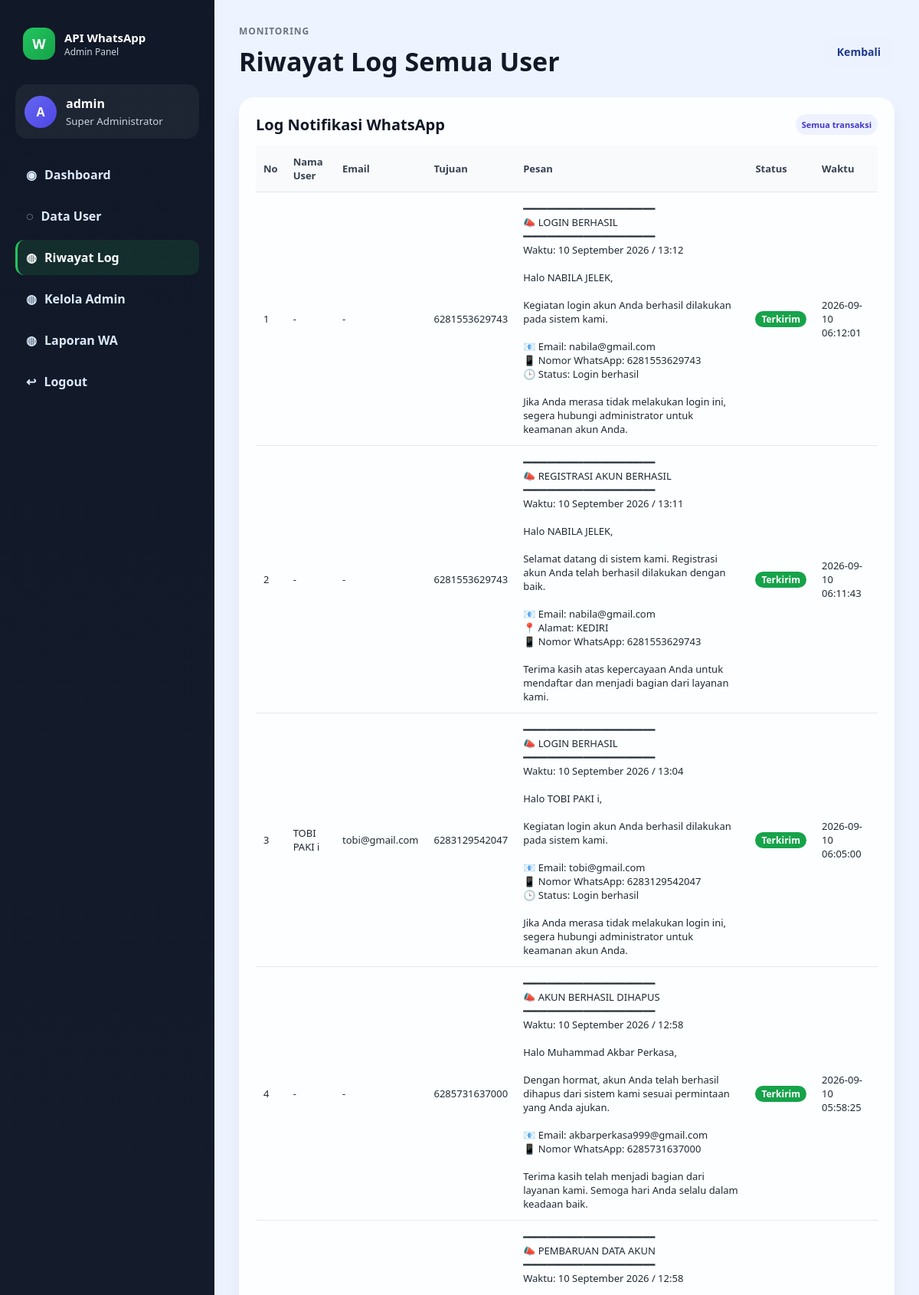
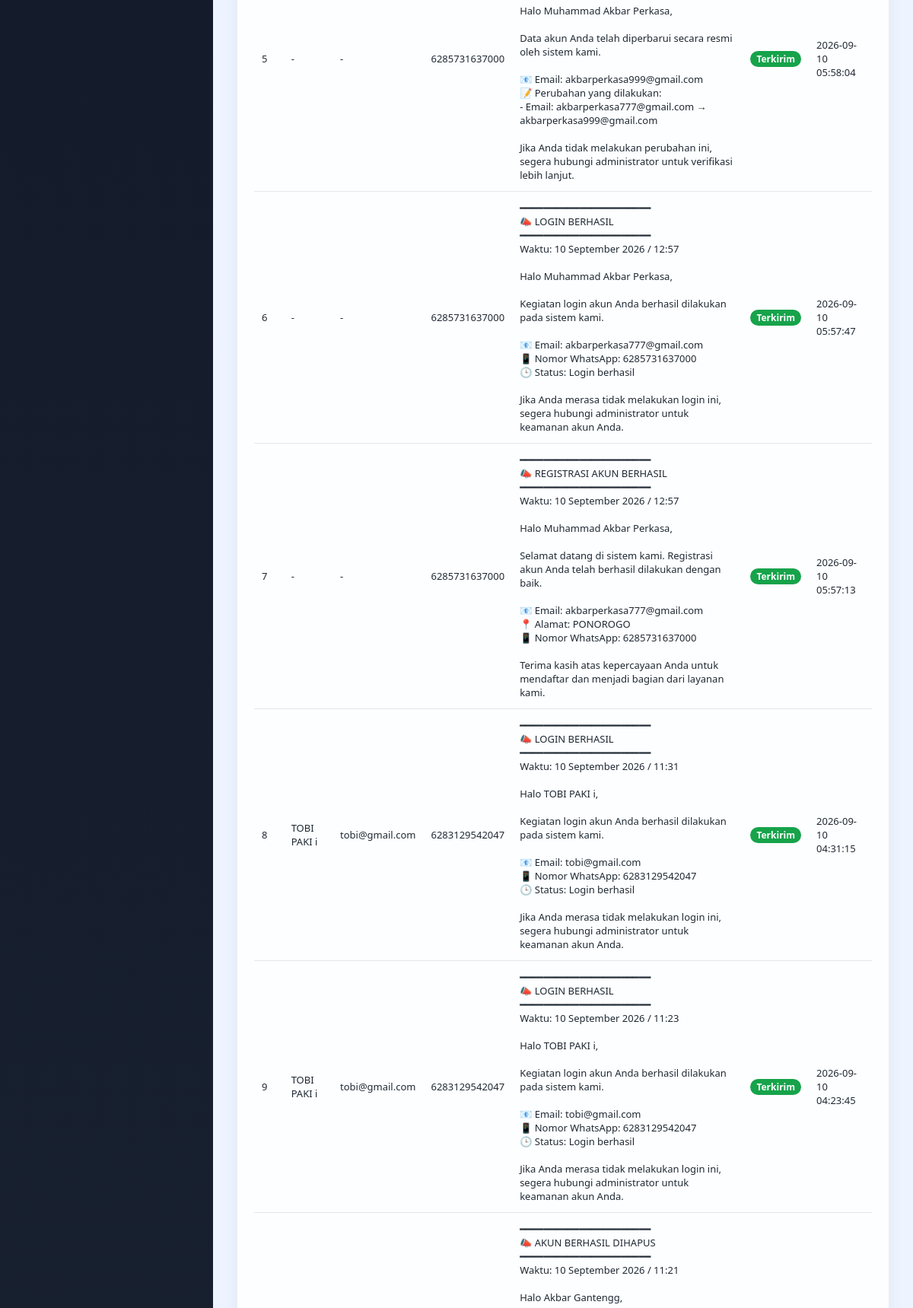
The app's page /admin-log.php (signed in, upper part) with its own data (2 pictures, top to bottom).
### tables this page shows
CREATE TABLE `log_whatsapp` (
  `id` int(11) NOT NULL,
  `user_id` int(11) DEFAULT NULL,
  `no_tujuan` varchar(20) NOT NULL,
  `pesan` text NOT NULL,
  `status` enum('success','failed','pending') NOT NULL DEFAULT 'pending',
  `response` text DEFAULT NULL,
  `created_at` timestamp NOT NULL DEFAULT current_timestamp()
);

CREATE TABLE `users` (
  `id` int(11) NOT NULL,
  `nama` varchar(100) NOT NULL,
  `email` varchar(150) NOT NULL,
  `no_hp` varchar(20) NOT NULL,
  `alamat` text NOT NULL,
  `password` varchar(255) NOT NULL,
  `created_at` timestamp NOT NULL DEFAULT current_timestamp()
);

### functions/auth.php (called while the page is built, shortened)
<?php
function currentAdmin(): ?array
{
    return [
        'id'       => $_SESSION['admin_id'],
        'username' => $_SESSION['admin_username'] ?? '',
    ];
}

### admin-log.php (the view, shortened to what this page needs)
<?php
require_once __DIR__ . '/functions/auth.php';
require_once __DIR__ . '/config/database.php';
$admin = currentAdmin();
$stmt = $pdo->query(
    'SELECT l.id, u.nama, u.email, l.no_tujuan, l.pesan, l.status, l.response, l.created_at
     FROM log_whatsapp l
     LEFT JOIN users u ON u.id = l.user_id
     ORDER BY l.created_at DESC'
);
$logs = $stmt->fetchAll();
?>
<!DOCTYPE html>
<html lang="id">
<head>
<link rel="stylesheet" href="assets/css/style.css">
</head>
<body class="admin-body">
<div class="admin-shell">
  <aside class="admin-sidebar">
    <div class="brand-wrap">
      <div class="brand-mark">W</div>
      <div>
        <div class="brand-title">API WhatsApp</div>
        <div class="brand-subtitle">Admin Panel</div>
      </div>
    </div>
    <div class="profile-mini admin-profile-mini">
      <div class="avatar admin-avatar">A</div>
      <div>
        <strong><?= htmlspecialchars($admin['username'] ?? 'Admin') ?></strong>
        <small>Super Administrator</small>
      </div>
    </div>
    <nav class="sidebar-nav">
      <a href="dashboard.php"><span>◉</span> Dashboard</a>
      <a href="kelola-user.php"><span>◌</span> Data User</a>
      <a href="admin-log.php" class="active"><span>◍</span> Riwayat Log</a>
      <a href="admin-accounts.php"><span>◍</span> Kelola Admin</a>
      <a href="admin.php"><span>◍</span> Laporan WA</a>
      <a href="logout.php"><span>↩</span> Logout</a>
    </nav>
  </aside>
  <main class="admin-main">
    <header class="topbar admin-topbar">
      <div>
        <p class="eyebrow">Monitoring</p>
        <h1>Riwayat Log Semua User</h1>
      </div>
      <div class="topbar-actions">
        <a href="dashboard.php" class="modern-btn secondary">Kembali</a>
      </div>
    </header>
    <section class="panel">
      <div class="panel-header">
        <h3>Log Notifikasi WhatsApp</h3>
        <span class="mini-tag">Semua transaksi</span>
      </div>
      <table class="data-table">
        <thead>
          <tr>
            <th>No</th>
            <th>Nama User</th>
            <th>Email</th>
            <th>Tujuan</th>
            <th>Pesan</th>
            <th>Status</th>
            <th>Waktu</th>
          </tr>
        </thead>
        <tbody>
          <?php if (empty($logs)): ?>
            <tr><td colspan="7">Belum ada riwayat log.</td></tr>
          <?php else: ?>
            <?php foreach ($logs as $i => $log): ?>
              <tr>
                <td><?= $i + 1 ?></td>
                <td><?= htmlspecialchars($log['nama'] ?? '-') ?></td>
                <td><?= htmlspecialchars($log['email'] ?? '-') ?></td>
                <td><?= htmlspecialchars($log['no_tujuan']) ?></td>
                <td><?= nl2br(htmlspecialchars($log['pesan'])) ?></td>
                <td>
                  <?php
                    $status = strtolower((string)($log['status'] ?? 'pending'));
                    $label = match ($status) {
                        'success' => 'Terkirim',
                        'failed' => 'Gagal',
                        'pending' => 'Pending',
                        default => 'Pending',
                    };
                    $class = match ($status) {
                        'success' => 'success',
                        'failed' => 'failed',
                        'pending' => 'pending',
                        default => 'pending',
                    };
                  ?>
                  <span class="badge <?= $class ?>"><?= $label ?></span>
                </td>
                <td><?= htmlspecialchars($log['created_at']) ?></td>
              </tr>
            <?php endforeach; ?>
          <?php endif; ?>
        </tbody>
      </table>
    </section>
  </main>
</div>
</body>
</html>

### assets/css/style.css (style rules this page uses)
* { box-sizing: border-box; }
body { font-family: 'Segoe UI', Arial, sans-serif; background: #eef4ff; margin: 0; color: #1f2933; }
h1 { margin: 0 0 4px; font-size: 22px; }
.badge { padding: 2px 8px; border-radius: 999px; font-size: 12px; font-weight: 600; }
.badge.success { background: #16a34a; color: #fff; }
body.admin-body { display: block; padding: 0; }
.sidebar, .admin-sidebar { width: 280px; background: linear-gradient(180deg, #111827 0%, #1f2937 100%); color: #fff; padding: 28px 20px; display: flex; flex-direction: column; gap: 24px; }
.brand-wrap { display: flex; align-items: center; gap: 12px; padding: 8px 10px; }
.brand-mark { width: 42px; height: 42px; border-radius: 14px; background: linear-gradient(135deg, #22c55e, #16a34a); display: grid; place-items: center; font-weight: 800; font-size: 18px; }
.brand-title { font-size: 15px; font-weight: 700; }
.brand-subtitle { font-size: 12px; color: #cbd5e1; }
.profile-mini { display: flex; align-items: center; gap: 12px; padding: 14px 12px; border-radius: 16px; background: rgba(255,255,255,0.05); }
.avatar { width: 42px; height: 42px; border-radius: 50%; background: linear-gradient(135deg, #f59e0b, #f97316); display: grid; place-items: center; font-weight: 700; color: #fff; }
.profile-mini strong, .profile-mini small { display: block; }
.profile-mini small { color: #cbd5e1; margin-top: 3px; }
.sidebar-nav { display: flex; flex-direction: column; gap: 8px; }
.sidebar-nav a { text-decoration: none; color: #dbeafe; background: transparent; padding: 12px 14px; border-radius: 12px; display: flex; align-items: center; gap: 10px; font-weight: 600; transition: all .2s ease; }
.sidebar-nav a:hover, .sidebar-nav a.active { background: rgba(34, 197, 94, 0.12); color: #fff; border-left: 3px solid #22c55e; padding-left: 11px; }
.user-main, .admin-main { flex: 1; padding: 32px; }
.topbar { display: flex; justify-content: space-between; align-items: center; gap: 16px; margin-bottom: 24px; }
.eyebrow { margin: 0 0 8px; font-size: 12px; font-weight: 700; text-transform: uppercase; letter-spacing: .08em; color: #6b7280; }
.topbar h1 { margin: 0; font-size: 34px; color: #111827; }
.modern-btn { display: inline-flex; align-items: center; justify-content: center; padding: 11px 18px; border-radius: 12px; text-decoration: none; border: none; font-size: 14px; font-weight: 700; cursor: pointer; transition: all .2s ease; }
.modern-btn.secondary { background: #edf2ff; color: #1f3a8a; }
.panel { background: rgba(255,255,255,0.9); border-radius: 20px; padding: 22px; box-shadow: 0 12px 22px rgba(15, 23, 42, 0.06); }
.panel-header { display: flex; align-items: center; justify-content: space-between; gap: 8px; margin-bottom: 14px; }
.panel-header h3 { margin: 0; font-size: 20px; color: #111827; }
.mini-tag { background: #eef2ff; color: #4338ca; font-size: 11px; padding: 6px 8px; border-radius: 999px; font-weight: 700; }
.data-table { width: 100%; border-collapse: collapse; font-size: 13px; }
.data-table th, .data-table td { text-align: left; padding: 12px 10px; border-bottom: 1px solid #e5e7eb; }
.data-table th { background: #f9fafb; color: #374151; }
.admin-shell { display: flex; min-height: 100vh; }
.admin-profile-mini { background: rgba(255,255,255,0.05); }
.admin-avatar { background: linear-gradient(135deg, #6366f1, #4f46e5); }

### records on screen
log_whatsapp: nama "-", email "-", no_tujuan "6281553629743", pesan "━━━━━━━━━━━━━━━━━━━━━━ 📣 LOGIN BERHASIL ━━━━━━━━━━━━━━━━━━━━━━ Waktu: 10 September 2026 / 13:12 Halo NABILA JELEK, Kegiatan login akun Anda berhasil dilakukan pada sistem kami. 📧 Email: nabila@gmail.com 📱 Nomor WhatsApp: 6281553629743 🕒 Status: Login berhasil Jika Anda merasa tidak melakukan login ini, segera hubungi administrator untuk keamanan akun Anda.", status "Terkirim", created_at "2026-09-10 06:12:01"
log_whatsapp: nama "-", email "-", no_tujuan "6281553629743", pesan "━━━━━━━━━━━━━━━━━━━━━━ 📣 REGISTRASI AKUN BERHASIL ━━━━━━━━━━━━━━━━━━━━━━ Waktu: 10 September 2026 / 13:11 Halo NABILA JELEK, Selamat datang di sistem kami. Registrasi akun Anda telah berhasil dilakukan dengan baik. 📧 Email: nabila@gmail.com 📍 Alamat: KEDIRI 📱 Nomor WhatsApp: 6281553629743 Terima kasih atas kepercayaan Anda untuk mendaftar dan menjadi bagian dari layanan kami.", status "Terkirim", created_at "2026-09-10 06:11:43"
log_whatsapp: user.nama "TOBI PAKI i", user.email "tobi@gmail.com", no_tujuan "6283129542047", pesan "━━━━━━━━━━━━━━━━━━━━━━ 📣 LOGIN BERHASIL ━━━━━━━━━━━━━━━━━━━━━━ Waktu: 10 September 2026 / 13:04 Halo TOBI PAKI i, Kegiatan login akun Anda berhasil dilakukan pada sistem kami. 📧 Email: tobi@gmail.com 📱 Nomor WhatsApp: 6283129542047 🕒 Status: Login berhasil Jika Anda merasa tidak melakukan login ini, segera hubungi administrator untuk keamanan akun Anda.", status "Terkirim", created_at "2026-09-10 06:05:00"
log_whatsapp: nama "-", email "-", no_tujuan "6285731637000", pesan "━━━━━━━━━━━━━━━━━━━━━━ 📣 AKUN BERHASIL DIHAPUS ━━━━━━━━━━━━━━━━━━━━━━ Waktu: 10 September 2026 / 12:58 Halo Muhammad Akbar Perkasa, Dengan hormat, akun Anda telah berhasil dihapus dari sistem kami sesuai permintaan yang Anda ajukan. 📧 Email: akbarperkasa999@gmail.com 📱 Nomor WhatsApp: 6285731637000 Terima kasih telah menjadi bagian dari layanan kami. Semoga hari Anda selalu dalam keadaan baik.", status "Terkirim", created_at "2026-09-10 05:58:25"
log_whatsapp: nama "-", email "-", no_tujuan "6285731637000", pesan "━━━━━━━━━━━━━━━━━━━━━━ 📣 PEMBARUAN DATA AKUN ━━━━━━━━━━━━━━━━━━━━━━ Waktu: 10 September 2026 / 12:58 Halo Muhammad Akbar Perkasa, Data akun Anda telah diperbarui secara resmi oleh sistem kami. 📧 Email: akbarperkasa999@gmail.com 📝 Perubahan yang dilakukan: - Email: akbarperkasa777@gmail.com → akbarperkasa999@gmail.com Jika Anda tidak melakukan perubahan ini, segera hubungi administrator untuk verifikasi lebih lanjut.", status "Terkirim", created_at "2026-09-10 05:58:04"
log_whatsapp: nama "-", email "-", no_tujuan "6285731637000", pesan "━━━━━━━━━━━━━━━━━━━━━━ 📣 LOGIN BERHASIL ━━━━━━━━━━━━━━━━━━━━━━ Waktu: 10 September 2026 / 12:57 Halo Muhammad Akbar Perkasa, Kegiatan login akun Anda berhasil dilakukan pada sistem kami. 📧 Email: akbarperkasa777@gmail.com 📱 Nomor WhatsApp: 6285731637000 🕒 Status: Login berhasil Jika Anda merasa tidak melakukan login ini, segera hubungi administrator untuk keamanan akun Anda.", status "Terkirim", created_at "2026-09-10 05:57:47"
log_whatsapp: nama "-", email "-", no_tujuan "6285731637000", pesan "━━━━━━━━━━━━━━━━━━━━━━ 📣 REGISTRASI AKUN BERHASIL ━━━━━━━━━━━━━━━━━━━━━━ Waktu: 10 September 2026 / 12:57 Halo Muhammad Akbar Perkasa, Selamat datang di sistem kami. Registrasi akun Anda telah berhasil dilakukan dengan baik. 📧 Email: akbarperkasa777@gmail.com 📍 Alamat: PONOROGO 📱 Nomor WhatsApp: 6285731637000 Terima kasih atas kepercayaan Anda untuk mendaftar dan menjadi bagian dari layanan kami.", status "Terkirim", created_at "2026-09-10 05:57:13"
log_whatsapp: user.nama "TOBI PAKI i", user.email "tobi@gmail.com", no_tujuan "6283129542047", pesan "━━━━━━━━━━━━━━━━━━━━━━ 📣 LOGIN BERHASIL ━━━━━━━━━━━━━━━━━━━━━━ Waktu: 10 September 2026 / 11:31 Halo TOBI PAKI i, Kegiatan login akun Anda berhasil dilakukan pada sistem kami. 📧 Email: tobi@gmail.com 📱 Nomor WhatsApp: 6283129542047 🕒 Status: Login berhasil Jika Anda merasa tidak melakukan login ini, segera hubungi administrator untuk keamanan akun Anda.", status "Terkirim", created_at "2026-09-10 04:31:15"
log_whatsapp: user.nama "TOBI PAKI i", user.email "tobi@gmail.com", no_tujuan "6283129542047", pesan "━━━━━━━━━━━━━━━━━━━━━━ 📣 LOGIN BERHASIL ━━━━━━━━━━━━━━━━━━━━━━ Waktu: 10 September 2026 / 11:23 Halo TOBI PAKI i, Kegiatan login akun Anda berhasil dilakukan pada sistem kami. 📧 Email: tobi@gmail.com 📱 Nomor WhatsApp: 6283129542047 🕒 Status: Login berhasil Jika Anda merasa tidak melakukan login ini, segera hubungi administrator untuk keamanan akun Anda.", status "Terkirim", created_at "2026-09-10 04:23:45"
log_whatsapp: pesan "━━━━━━━━━━━━━━━━━━━━━━ 📣 AKUN BERHASIL DIHAPUS ━━━━━━━━━━━━━━━━━━━━━━ Waktu: 10 September 2026 / 11:21 Halo Akbar Gantengg,"

### other values on screen
$admin['username'] "admin"
